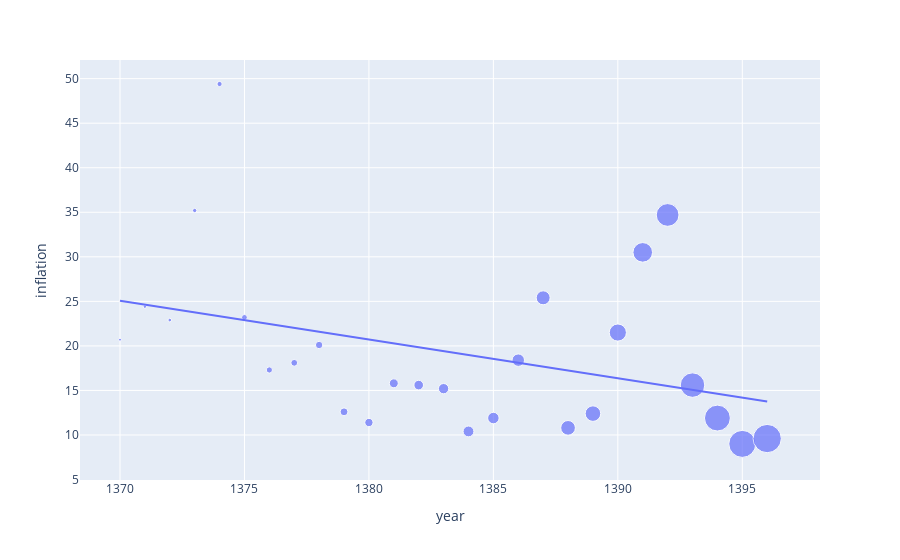
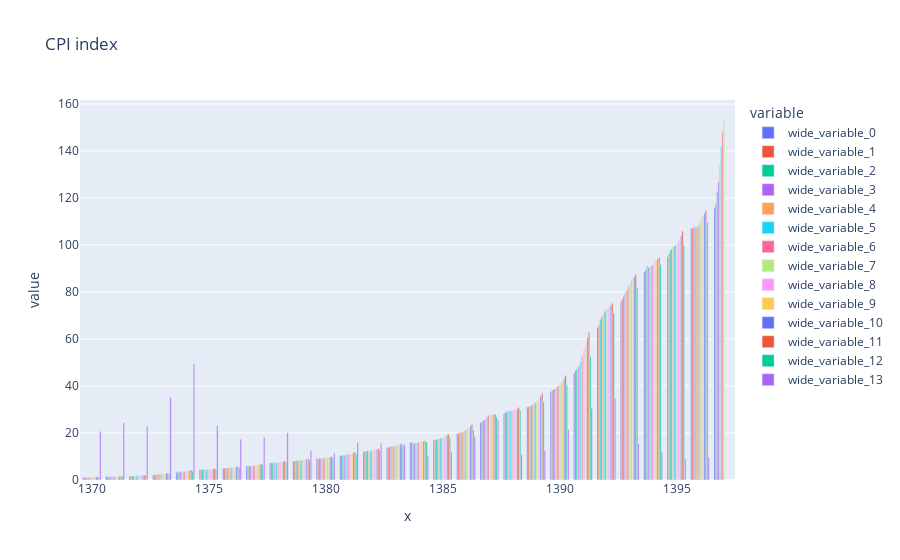

The notebook cell saved with these charts, in order:
### Code cell
fig=px.scatter(df.dropna(), x='year', y='inflation', 
           size='avgYear', trendline='ols')

fig.show()
# %%
fig=px.bar(y=[df[col] for col in df.columns[::-1] if col !='year'], x=df['year'], 
       barmode='group',
            labels=[col for col in df.columns if col !='year'],
       title="CPI index")
# fig.update_layout(hovermode='x unified')

fig.show()

### Figure 1 — Plotly figure (JSON) as saved in the notebook; plotly's stock layout.template omitted (floating-point values rounded to 4 significant figures)
{"data": [{"hovertemplate": "year=%{x}<br>inflation=%{y}<br>avgYear=%{marker.size}<extra></extra>", "legendgroup": "", "marker": {"color": "#636efa", "size": [1.2, 1.5, 1.8, 2.5, 3.7, 4.5, 5.3, 6.3, 7.5, 8.5, 9.4, 10.9, 12.6, 14.5, 16.1, 18, 21.3, 26.7, 29.5, 33.2, 40.3, 52.6, 70.9, 81.9, 91.7, 100, 109.6], "sizemode": "area", "sizeref": 0.274, "symbol": "circle"}, "mode": "markers", "name": "", "orientation": "v", "showlegend": false, "type": "scatter", "x": [1370, 1371, 1372, 1373, 1374, 1375, 1376, 1377, 1378, 1379, 1380, 1381, 1382, 1383, 1384, 1385, 1386, 1387, 1388, 1389, 1390, 1391, 1392, 1393, 1394, 1395, 1396], "xaxis": "x", "y": [20.7, 24.4, 22.9, 35.2, 49.4, 23.2, 17.3, 18.1, 20.1, 12.6, 11.4, 15.8, 15.6, 15.2, 10.4, 11.9, 18.4, 25.4, 10.8, 12.4, 21.5, 30.5, 34.7, 15.6, 11.9, 9, 9.6], "yaxis": "y"}, {"hovertemplate": "<b>OLS trendline</b><br>inflation = -0.434737 * year + 620.649<br>R<sup>2</sup>=0.134675<br><br>year=%{x}<br>inflation=%{y} <b>(trend)</b><extra></extra>", "legendgroup": "", "marker": {"color": "#636efa", "symbol": "circle"}, "mode": "lines", "name": "", "showlegend": false, "type": "scatter", "x": [1370, 1371, 1372, 1373, 1374, 1375, 1376, 1377, 1378, 1379, 1380, 1381, 1382, 1383, 1384, 1385, 1386, 1387, 1388, 1389, 1390, 1391, 1392, 1393, 1394, 1395, 1396], "xaxis": "x", "y": [25.06, 24.62, 24.19, 23.75, 23.32, 22.89, 22.45, 22.02, 21.58, 21.15, 20.71, 20.28, 19.84, 19.41, 18.97, 18.54, 18.1, 17.67, 17.23, 16.8, 16.36, 15.93, 15.49, 15.06, 14.63, 14.19, 13.76], "yaxis": "y"}], "layout": {"legend": {"itemsizing": "constant", "tracegroupgap": 0}, "margin": {"t": 60}, "xaxis": {"anchor": "y", "domain": [0, 1], "title": {"text": "year"}}, "yaxis": {"anchor": "x", "domain": [0, 1], "title": {"text": "inflation"}}}}

### Figure 2 — Plotly figure (JSON) as saved in the notebook; plotly's stock layout.template omitted (floating-point values rounded to 4 significant figures)
{"data": [{"alignmentgroup": "True", "hovertemplate": "variable=wide_variable_0<br>x=%{x}<br>value=%{y}<extra></extra>", "legendgroup": "wide_variable_0", "marker": {"color": "#636efa", "pattern": {"shape": ""}}, "name": "wide_variable_0", "offsetgroup": "wide_variable_0", "orientation": "v", "showlegend": true, "textposition": "auto", "type": "bar", "x": [1370, 1371, 1372, 1373, 1374, 1375, 1376, 1377, 1378, 1379, 1380, 1381, 1382, 1383, 1384, 1385, 1386, 1387, 1388, 1389, 1390, 1391, 1392, 1393, 1394, 1395, 1396, 1397], "xaxis": "x", "y": [1.1, 1.4, 1.7, 2.1, 3.2, 4.4, 5, 6, 7.2, 8.1, 9.1, 10.2, 12, 13.7, 16, 16.9, 19.7, 24.4, 28.2, 31.1, 37.5, 45.5, 64.7, 76, 88.5, 95, 107.1, 115.6], "yaxis": "y"}, {"alignmentgroup": "True", "hovertemplate": "variable=wide_variable_1<br>x=%{x}<br>value=%{y}<extra></extra>", "legendgroup": "wide_variable_1", "marker": {"color": "#EF553B", "pattern": {"shape": ""}}, "name": "wide_variable_1", "offsetgroup": "wide_variable_1", "orientation": "v", "showlegend": true, "textposition": "auto", "type": "bar", "x": [1370, 1371, 1372, 1373, 1374, 1375, 1376, 1377, 1378, 1379, 1380, 1381, 1382, 1383, 1384, 1385, 1386, 1387, 1388, 1389, 1390, 1391, 1392, 1393, 1394, 1395, 1396, 1397], "xaxis": "x", "y": [1.1, 1.4, 1.7, 2.2, 3.5, 4.4, 5.1, 6, 7.3, 8.1, 9.1, 10.4, 12.1, 13.9, 15.9, 17, 19.8, 24.8, 28.6, 31.2, 38.1, 46.6, 66, 76.9, 89.4, 96.3, 107.1, 117.5], "yaxis": "y"}, {"alignmentgroup": "True", "hovertemplate": "variable=wide_variable_2<br>x=%{x}<br>value=%{y}<extra></extra>", "legendgroup": "wide_variable_2", "marker": {"color": "#00cc96", "pattern": {"shape": ""}}, "name": "wide_variable_2", "offsetgroup": "wide_variable_2", "orientation": "v", "showlegend": true, "textposition": "auto", "type": "bar", "x": [1370, 1371, 1372, 1373, 1374, 1375, 1376, 1377, 1378, 1379, 1380, 1381, 1382, 1383, 1384, 1385, 1386, 1387, 1388, 1389, 1390, 1391, 1392, 1393, 1394, 1395, 1396, 1397], "xaxis": "x", "y": [1.1, 1.4, 1.7, 2.2, 3.5, 4.4, 5.1, 6, 7.3, 8.3, 9.2, 10.6, 12.3, 14.1, 15.8, 17.3, 20.1, 25.4, 29.1, 31.5, 38.6, 47.1, 68.3, 78.2, 90.9, 97.7, 107.8, 122.6], "yaxis": "y"}, {"alignmentgroup": "True", "hovertemplate": "variable=wide_variable_3<br>x=%{x}<br>value=%{y}<extra></extra>", "legendgroup": "wide_variable_3", "marker": {"color": "#ab63fa", "pattern": {"shape": ""}}, "name": "wide_variable_3", "offsetgroup": "wide_variable_3", "orientation": "v", "showlegend": true, "textposition": "auto", "type": "bar", "x": [1370, 1371, 1372, 1373, 1374, 1375, 1376, 1377, 1378, 1379, 1380, 1381, 1382, 1383, 1384, 1385, 1386, 1387, 1388, 1389, 1390, 1391, 1392, 1393, 1394, 1395, 1396, 1397], "xaxis": "x", "y": [1.1, 1.4, 1.7, 2.3, 3.5, 4.4, 5.1, 6, 7.3, 8.2, 9.2, 10.6, 12.4, 14.3, 15.7, 17.3, 20.2, 25.5, 29.1, 31.8, 38.7, 48.1, 69.2, 79.3, 90.6, 98.3, 107.5, 126.8], "yaxis": "y"}, {"alignmentgroup": "True", "hovertemplate": "variable=wide_variable_4<br>x=%{x}<br>value=%{y}<extra></extra>", "legendgroup": "wide_variable_4", "marker": {"color": "#FFA15A", "pattern": {"shape": ""}}, "name": "wide_variable_4", "offsetgroup": "wide_variable_4", "orientation": "v", "showlegend": true, "textposition": "auto", "type": "bar", "x": [1370, 1371, 1372, 1373, 1374, 1375, 1376, 1377, 1378, 1379, 1380, 1381, 1382, 1383, 1384, 1385, 1386, 1387, 1388, 1389, 1390, 1391, 1392, 1393, 1394, 1395, 1396, 1397], "xaxis": "x", "y": [1.2, 1.5, 1.7, 2.3, 3.5, 4.4, 5.2, 6, 7.3, 8.3, 9.3, 10.6, 12.4, 14.4, 15.7, 17.4, 20.4, 26, 29.4, 32.2, 39.1, 48.9, 70, 80.4, 90.5, 99.2, 107.7, 133.8], "yaxis": "y"}, {"alignmentgroup": "True", "hovertemplate": "variable=wide_variable_5<br>x=%{x}<br>value=%{y}<extra></extra>", "legendgroup": "wide_variable_5", "marker": {"color": "#19d3f3", "pattern": {"shape": ""}}, "name": "wide_variable_5", "offsetgroup": "wide_variable_5", "orientation": "v", "showlegend": true, "textposition": "auto", "type": "bar", "x": [1370, 1371, 1372, 1373, 1374, 1375, 1376, 1377, 1378, 1379, 1380, 1381, 1382, 1383, 1384, 1385, 1386, 1387, 1388, 1389, 1390, 1391, 1392, 1393, 1394, 1395, 1396, 1397], "xaxis": "x", "y": [1.2, 1.5, 1.8, 2.4, 3.5, 4.4, 5.2, 6.1, 7.4, 8.3, 9.3, 10.8, 12.4, 14.4, 15.8, 17.7, 20.9, 27, 29.5, 32.5, 39.8, 50.3, 71.2, 81.4, 91, 99.6, 108, 141.9], "yaxis": "y"}, {"alignmentgroup": "True", "hovertemplate": "variable=wide_variable_6<br>x=%{x}<br>value=%{y}<extra></extra>", "legendgroup": "wide_variable_6", "marker": {"color": "#FF6692", "pattern": {"shape": ""}}, "name": "wide_variable_6", "offsetgroup": "wide_variable_6", "orientation": "v", "showlegend": true, "textposition": "auto", "type": "bar", "x": [1370, 1371, 1372, 1373, 1374, 1375, 1376, 1377, 1378, 1379, 1380, 1381, 1382, 1383, 1384, 1385, 1386, 1387, 1388, 1389, 1390, 1391, 1392, 1393, 1394, 1395, 1396, 1397], "xaxis": "x", "y": [1.2, 1.5, 1.8, 2.5, 3.6, 4.5, 5.2, 6.2, 7.5, 8.4, 9.4, 10.8, 12.5, 14.6, 15.9, 17.9, 21.2, 27.5, 29.6, 33.1, 40.2, 52.7, 72.1, 82.6, 91.5, 100, 108.4, 148.4], "yaxis": "y"}, {"alignmentgroup": "True", "hovertemplate": "variable=wide_variable_7<br>x=%{x}<br>value=%{y}<extra></extra>", "legendgroup": "wide_variable_7", "marker": {"color": "#B6E880", "pattern": {"shape": ""}}, "name": "wide_variable_7", "offsetgroup": "wide_variable_7", "orientation": "v", "showlegend": true, "textposition": "auto", "type": "bar", "x": [1370, 1371, 1372, 1373, 1374, 1375, 1376, 1377, 1378, 1379, 1380, 1381, 1382, 1383, 1384, 1385, 1386, 1387, 1388, 1389, 1390, 1391, 1392, 1393, 1394, 1395, 1396, 1397], "xaxis": "x", "y": [1.2, 1.5, 1.8, 2.5, 3.7, 4.6, 5.3, 6.3, 7.5, 8.5, 9.4, 11, 12.7, 14.7, 16, 18.1, 21.6, 27.7, 29.7, 33.4, 40.8, 55.2, 72.8, 83.8, 92.2, 100.2, 109.8, 153.6], "yaxis": "y"}, {"alignmentgroup": "True", "hovertemplate": "variable=wide_variable_8<br>x=%{x}<br>value=%{y}<extra></extra>", "legendgroup": "wide_variable_8", "marker": {"color": "#FF97FF", "pattern": {"shape": ""}}, "name": "wide_variable_8", "offsetgroup": "wide_variable_8", "orientation": "v", "showlegend": true, "textposition": "auto", "type": "bar", "x": [1370, 1371, 1372, 1373, 1374, 1375, 1376, 1377, 1378, 1379, 1380, 1381, 1382, 1383, 1384, 1385, 1386, 1387, 1388, 1389, 1390, 1391, 1392, 1393, 1394, 1395, 1396, 1397], "xaxis": "x", "y": [1.2, 1.5, 1.9, 2.5, 3.8, 4.6, 5.4, 6.5, 7.7, 8.7, 9.6, 11.2, 12.9, 14.8, 16.2, 18.5, 22.2, 28, 30.1, 33.9, 41.4, 56.4, 73.1, 85.4, 93.4, 101.7, 111.9, null], "yaxis": "y"}, {"alignmentgroup": "True", "hovertemplate": "variable=wide_variable_9<br>x=%{x}<br>value=%{y}<extra></extra>", "legendgroup": "wide_variable_9", "marker": {"color": "#FECB52", "pattern": {"shape": ""}}, "name": "wide_variable_9", "offsetgroup": "wide_variable_9", "orientation": "v", "showlegend": true, "textposition": "auto", "type": "bar", "x": [1370, 1371, 1372, 1373, 1374, 1375, 1376, 1377, 1378, 1379, 1380, 1381, 1382, 1383, 1384, 1385, 1386, 1387, 1388, 1389, 1390, 1391, 1392, 1393, 1394, 1395, 1396, 1397], "xaxis": "x", "y": [1.2, 1.5, 1.9, 2.6, 4, 4.7, 5.5, 6.5, 7.8, 8.7, 9.7, 11.4, 13.1, 15, 16.3, 18.9, 22.5, 27.9, 30.1, 34.8, 42, 57.5, 74, 85.6, 93.8, 102.5, 112.4, null], "yaxis": "y"}, {"alignmentgroup": "True", "hovertemplate": "variable=wide_variable_10<br>x=%{x}<br>value=%{y}<extra></extra>", "legendgroup": "wide_variable_10", "marker": {"color": "#636efa", "pattern": {"shape": ""}}, "name": "wide_variable_10", "offsetgroup": "wide_variable_10", "orientation": "v", "showlegend": true, "textposition": "auto", "type": "bar", "x": [1370, 1371, 1372, 1373, 1374, 1375, 1376, 1377, 1378, 1379, 1380, 1381, 1382, 1383, 1384, 1385, 1386, 1387, 1388, 1389, 1390, 1391, 1392, 1393, 1394, 1395, 1396, 1397], "xaxis": "x", "y": [1.3, 1.6, 2, 2.8, 4, 4.8, 5.6, 6.7, 7.9, 8.8, 9.8, 11.6, 13.2, 15.2, 16.5, 19.2, 23, 27.8, 30.3, 35.7, 43.1, 60.5, 74.3, 86.3, 94, 103.7, 113.4, null], "yaxis": "y"}, {"alignmentgroup": "True", "hovertemplate": "variable=wide_variable_11<br>x=%{x}<br>value=%{y}<extra></extra>", "legendgroup": "wide_variable_11", "marker": {"color": "#EF553B", "pattern": {"shape": ""}}, "name": "wide_variable_11", "offsetgroup": "wide_variable_11", "orientation": "v", "showlegend": true, "textposition": "auto", "type": "bar", "x": [1370, 1371, 1372, 1373, 1374, 1375, 1376, 1377, 1378, 1379, 1380, 1381, 1382, 1383, 1384, 1385, 1386, 1387, 1388, 1389, 1390, 1391, 1392, 1393, 1394, 1395, 1396, 1397], "xaxis": "x", "y": [1.4, 1.6, 2.1, 3, 4.1, 4.8, 5.7, 6.8, 8.1, 9, 10, 11.8, 13.4, 15.5, 16.7, 19.4, 23.7, 27.9, 30.8, 36.9, 44.5, 62.9, 75.2, 87.4, 94.7, 105.9, 114.7, null], "yaxis": "y"}, {"alignmentgroup": "True", "hovertemplate": "variable=wide_variable_12<br>x=%{x}<br>value=%{y}<extra></extra>", "legendgroup": "wide_variable_12", "marker": {"color": "#00cc96", "pattern": {"shape": ""}}, "name": "wide_variable_12", "offsetgroup": "wide_variable_12", "orientation": "v", "showlegend": true, "textposition": "auto", "type": "bar", "x": [1370, 1371, 1372, 1373, 1374, 1375, 1376, 1377, 1378, 1379, 1380, 1381, 1382, 1383, 1384, 1385, 1386, 1387, 1388, 1389, 1390, 1391, 1392, 1393, 1394, 1395, 1396, 1397], "xaxis": "x", "y": [1.2, 1.5, 1.8, 2.5, 3.7, 4.5, 5.3, 6.3, 7.5, 8.5, 9.4, 10.9, 12.6, 14.5, 16.1, 18, 21.3, 26.7, 29.5, 33.2, 40.3, 52.6, 70.9, 81.9, 91.7, 100, 109.6, null], "yaxis": "y"}, {"alignmentgroup": "True", "hovertemplate": "variable=wide_variable_13<br>x=%{x}<br>value=%{y}<extra></extra>", "legendgroup": "wide_variable_13", "marker": {"color": "#ab63fa", "pattern": {"shape": ""}}, "name": "wide_variable_13", "offsetgroup": "wide_variable_13", "orientation": "v", "showlegend": true, "textposition": "auto", "type": "bar", "x": [1370, 1371, 1372, 1373, 1374, 1375, 1376, 1377, 1378, 1379, 1380, 1381, 1382, 1383, 1384, 1385, 1386, 1387, 1388, 1389, 1390, 1391, 1392, 1393, 1394, 1395, 1396, 1397], "xaxis": "x", "y": [20.7, 24.4, 22.9, 35.2, 49.4, 23.2, 17.3, 18.1, 20.1, 12.6, 11.4, 15.8, 15.6, 15.2, 10.4, 11.9, 18.4, 25.4, 10.8, 12.4, 21.5, 30.5, 34.7, 15.6, 11.9, 9, 9.6, null], "yaxis": "y"}], "layout": {"barmode": "group", "legend": {"title": {"text": "variable"}, "tracegroupgap": 0}, "title": {"text": "CPI index"}, "xaxis": {"anchor": "y", "domain": [0, 1], "title": {"text": "x"}}, "yaxis": {"anchor": "x", "domain": [0, 1], "title": {"text": "value"}}}}
